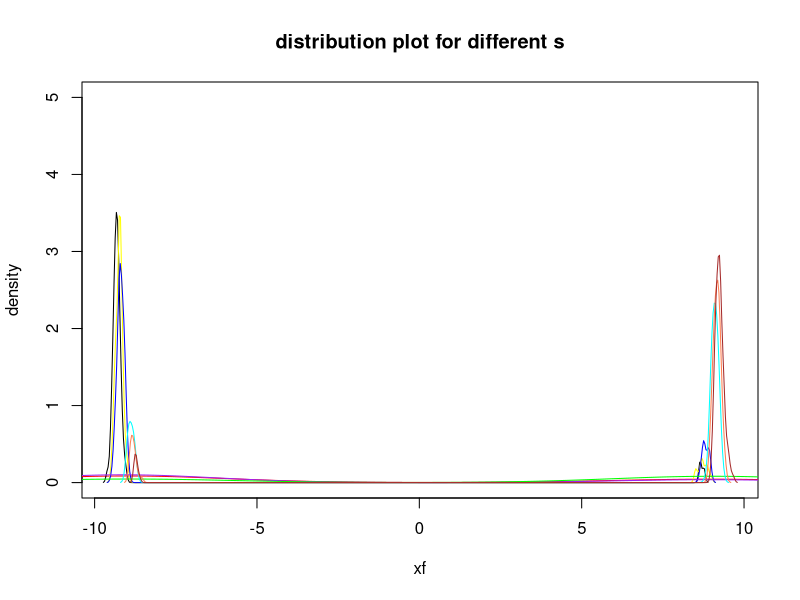
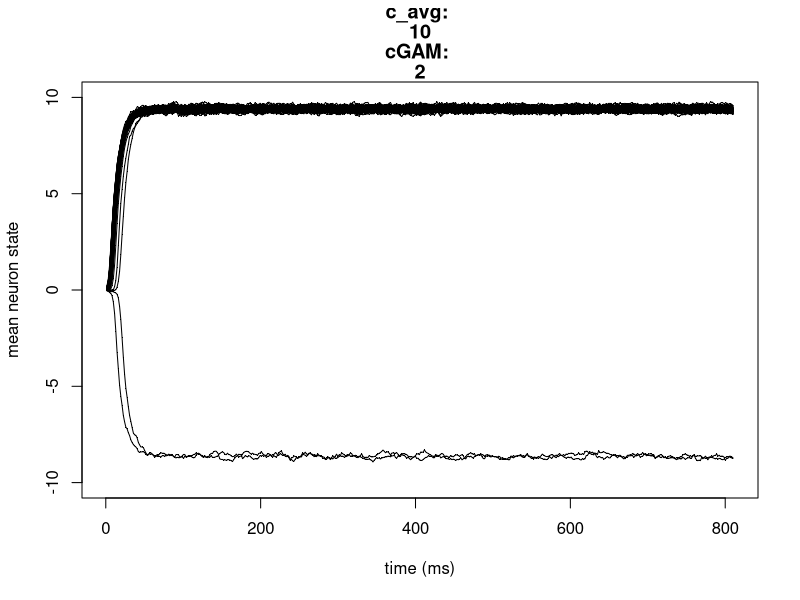

R code for these plots, in order:
########################simulate to get final states for all neurons###########################################
require(plotly) # for nice plot at the end

# TRACK COMPUTING TIME OF THIS SIMULATION
ptm_total <- proc.time()

# PARAMETERS
total_time <- 810 #1620 #162 # in ms # 1000 # (BCD final value should be 1620 ms)
timesteps <- 500 #500 #100 # 1000
dt <- total_time/timesteps
time_silence <- 810 #81 # in ms # 500 # (BCD final value should be 810 ms)
timestep_silence <- time_silence/total_time*timesteps

num_sims <- 100 # 2 #30 # number of simulations for each 'pixel'

num_s <- 10 # number of different input signals we are looking at

s <- seq(-0.4,0.4,length.out=num_s) # input signals 
#s <- 0
M <- 10 # number of individual neurons considered in this analysis
tau <- rep(10,M) # in ms

# BCD create list of times for plots
times <- array(1:timesteps)*dt

# connectivity matrix (!fixed across simulations)
gamma <- 0 # .03, fixed gamma, used in building cij (connectivity heterogeneity / noise)
cijnoise <- matrix(rnorm(M^2,0,gamma),nrow=M,ncol=M) #matrix(c_avg+rnorm(M^2,0,gamma),nrow=M,ncol=M) # are these row/columns correct?
# Make the matrix symmetrical, so that cij[a,b] == cij[b,a], and cij[a,a]==0:
cijnoise[lower.tri(cijnoise)] = t(cijnoise)[lower.tri(cijnoise)]
diag(cijnoise)<-0


# FUNCTIONS
g <- function(x){ # firing rate function - I changed this from (1-tanh(x)).
  (tanh(x))
}
L <- function(r){ # LDA conversion function - right now, we're just using the average instead, and it seems fine.
  #  -.5*log(v%*%Cpos%*%v) - (((r-mupos)%*%v)^2)/(2*v%*%Cpos%*%v) + .5*log(v%*%Cneg%*%v) + (((r-muneg)%*%v)^2)/(2*v%*%Cneg%*%v)
  mean(r)
}

xf <- array(0,dim=c(num_s,num_sims))

for (k in 1:num_s){
  #
  # simulate over different input signals
  #
  
  c_range <- c(1.,1.2) # ! Put min and max c here 0,1.4
  cap_gamma_range <- c(1.,2.0) # ! Put min and max capital gamma values here 0,5
  resolution <- 1 # how many pixels wide/tall do you want the resulting graphic to be? 
  mat7a <- matrix(nrow=resolution, ncol=resolution)

  
  ptm <- proc.time() # track the time for each iteration
  c_avg <- 10 #! here just use c=1.2
  cbase <- matrix(rep(c_avg,M^2),nrow=M,ncol=M)
  diag(cbase)<- 0
  cij <- cijnoise + cbase
      
  cap_gamma <- cap_gamma_range[2] #! here just use cap_gamma=2
      
  # Initialize for this combination of c, capital gamma:
  lr <- matrix(nrow=num_sims, ncol=M)
  x <- array(0,dim=c(timesteps,M,num_sims))
  dx_array <- array(0,dim=c(timesteps,M,num_sims))
      
  # Loop through and compute data for each timestep, for (num_sims) trials:
  for(sim in 1:num_sims) {
    for(t in 1:timesteps) {
      lastx <- if(t>1) x[(t-1),,sim] else rep(0,M) # set the INITIAL STATE of the neurons here, rep(0,M) normally
      # NOTE that I'm using 1s here now, not 0s.
      for(i in 1:M) {
        dx <- ((ifelse(t<timestep_silence,s[k],0) - lastx[i] + cij[i,]%*%g(lastx)/M)*dt + rnorm(1,0,sqrt(dt*cap_gamma)))/tau[i]  #!!!! 2* for troubleshooting!
        #                 /sum(cij[i,]) as a divisor for the sigma cij term (last term inside parentheses)
        #       right now trying M*c_avg..
        x[t,i,sim]<- lastx[i] + dx
        dx_array[t,i,sim]<- dx 
      }
    }
  }
      
  # average x at final state over all neurons;
   xf[k,] <- apply(x[timesteps,,],c(2),mean)
      
}


############################plot##################
require(ggplot2)
plot(range(xf),c(0,5),type='n',main='distribution plot for different s', xlab='xf', ylab='density')
lines(density(xf[5,]), type='l', col='red') # s=0
lines(density(xf[1,]), type='l', col='black') # s= -0.4
lines(density(xf[2,]), type='l', col='yellow') # s= -0.3
lines(density(xf[3,]), type='l', col='blue') # s= -0.2
lines(density(xf[4,]), type='l', col='purple') # s= -0.1
lines(density(xf[6,]), type='l', col='green') # s= 0.1
lines(density(xf[7,]), type='l', col='cyan') # s= 0.2
lines(density(xf[8,]), type='l', col='coral') # s= 0.3
lines(density(xf[9,]), type='l', col='brown') # s= 0.4

###############################
plot(NULL,xlim=c(min(times),max(times)),ylim=c(-10,10), main = c("c_avg: ",c_avg,"cGAM: ",cap_gamma),xlab='time (ms)',ylab='mean neuron state')
#    title(main = c("c_avg: ",c_avg,"cGAM: ",cap_gamma), ps=2)
for(i in 1:num_sims)
  {points(times,rowMeans(x[,,i]),type="o", pch=".")} # prints out results of ea simulation, over time, for each pixel (the first simulation)


#############KL divergence using FNN
require(FNN)
KLMatrix <- array(0,dim=c(num_s,num_s))
for (i in 1:num_s){
  for (j in 1:num_s){
    KLMatrix[i,j] <- KL.divergence(X=xf[i,],Y=xf[j,], k=5)[5]
  }
}

###############KL divergence using kernel density estimator
density <- function(x, data){
  #density esimator from data using sd=h at new points x
  h <- 1
  n <- length(x) 
  y <- array(0,dim=n)
  for (i in 1:n){
    y[i] <- 1/h * mean(dnorm(x[i], mean=data, sd=h))
  }
  return(y)
}

kl_divergence <- function(data1, data2){
  # compute kl-divergence between data1 and data2
  # using their density estimation
  x = seq(-10,10,length.out = 1000) #initial points when compute kl-divergence
  p <- density(x, data1)
  q <- density(x, data2)
  return(sum(p*log(p/q)))
}

# initialize a matrix to store kl_divergence between different s
KLMatrix <- array(0,dim=c(num_s,num_s))
for (i in 1:num_s){
  for (j in 1:num_s){
    KLMatrix[i,j] <- kl_divergence(xf[i,],xf[j,])
  }
}
